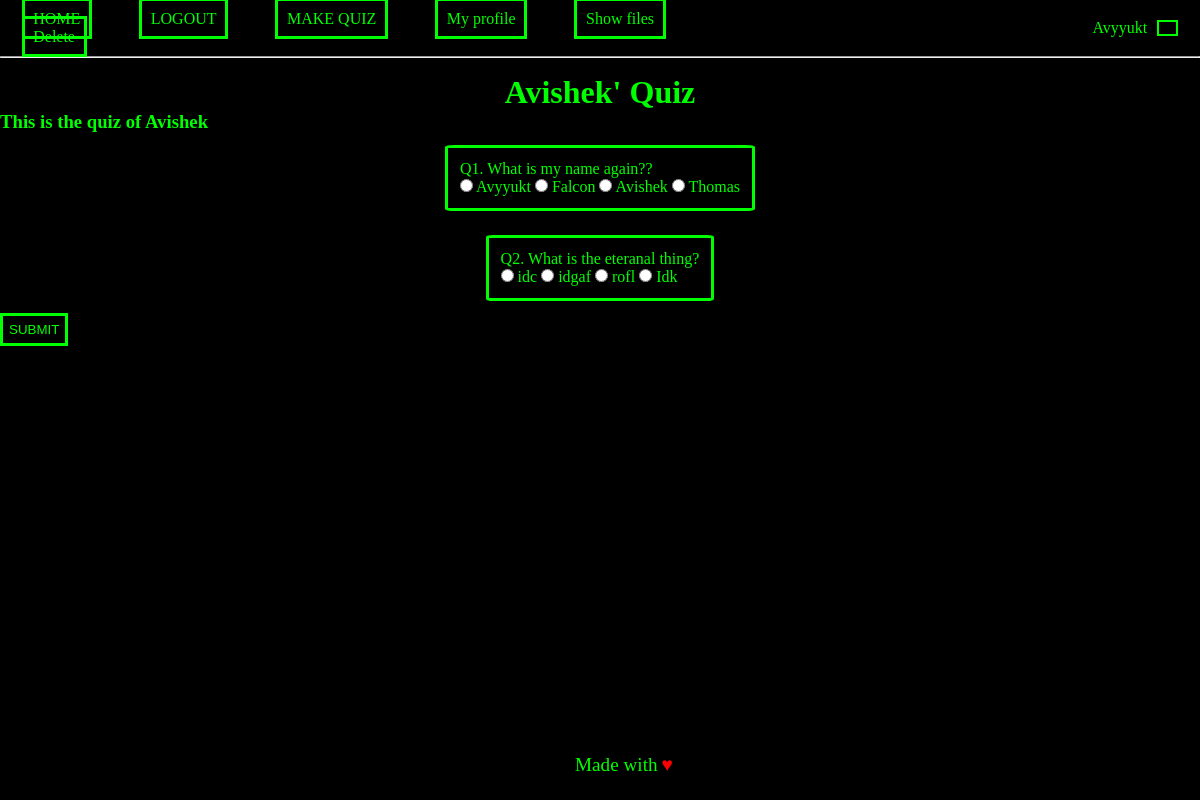
Screenshot of /quiz_taker/1 (signed in) with the database file from the repository.
### website/models.py (models this page shows)
class User(db.Model,UserMixin):
    __tablename__ = 'users'
    id = db.Column(db.Integer, primary_key=True)
    first_name = db.Column(db.String)
    email = db.Column(db.String, unique = True)
    password = db.Column(db.String)

class Quiz(db.Model):
    __tablename__ = 'quizzes'
    quiz_id = db.Column(db.Integer, primary_key=True)
    user_id = db.Column(db.Integer, db.ForeignKey('users.id'))
    quiz_title = db.Column(db.String)
    quiz_description = db.Column(db.String)
    user = db.relationship("User")

class Question(db.Model):
    __tablename__ = 'questions'
    question_id = db.Column(db.Integer, primary_key=True)
    quiz_id = db.Column(db.Integer, db.ForeignKey('quizzes.quiz_id'))
    question_text = db.Column(db.String)
    quiz = db.relationship("Quiz")

class Option(db.Model):
    __tablename__ = 'options'
    option_id = db.Column(db.Integer, primary_key=True)
    question_id = db.Column(db.Integer, db.ForeignKey('questions.question_id'))
    option_text = db.Column(db.String)
    is_correct = db.Column(db.Boolean)
    question = db.relationship("Question")

### website/views.py (the view)
@views.route('/quiz_taker/<quizz_id>', methods = ['GET' , 'POST'])
@login_required
def take_quiz(quizz_id):
    quiz_query = Quiz.query.filter(Quiz.quiz_id == quizz_id).first()
    question_query = Question.query.filter(Question.quiz_id == quizz_id).all()
    option_query = []
    score = 0
    for x in question_query:
        option  = Option.query.filter(Option.question_id == x.question_id).all()
        random.shuffle(option)
        option_query.append(option)
    if request.method == 'POST':
        data = request.get_json()
        question_id  = Question.query.filter(Question.quiz_id == quizz_id).all()
        for x in range(1,len(question_id) + 1):
            chosen_option = data.get(f"{x}")
            option = Option.query.filter(Option.question_id == question_id[x-1].question_id, Option.option_text == chosen_option).first()
            if(option.is_correct == True):
                score = score + 1
        new_score = Score(quiz_id = quizz_id, user_id = current_user.id, user_score = score)
        db.session.add(new_score)
        db.session.commit()
        return render_template("quiz_taker.html",user = current_user, quiz_query= quiz_query, question_query = question_query,option_query = option_query, user_score = score)
    else:
        return render_template("quiz_taker.html",user = current_user, quiz_query= quiz_query, question_query = question_query,option_query = option_query)

### website/__init__.py (called while the page is built)
def create_app():
    app = Flask(__name__)
    app.config['SECRET_KEY'] = 'delta_<3'
    app.config['SQLALCHEMY_DATABASE_URI'] = f'sqlite:///{DB_NAME}'
    db.init_app(app)
    from .views import views
    from .auth import auth
    app.register_blueprint(views, url_prefix = '/')
    app.register_blueprint(auth, url_prefix = '/')
    from .models import User
    with app.app_context():
        db.create_all()
    login_manager = LoginManager()
    login_manager.login_view = 'auth.login'
    login_manager.init_app(app)
    @login_manager.user_loader
    def load_user(id):
        return User.query.get(int(id))
    return app

### website/templates/quiz_taker.html (shortened to what this page needs)
{%extends "base.html"%}
{%block head%}
<link rel="stylesheet" href= "{{ url_for('static',filename='styles/quiz_taker.css') }}">
{%endblock%}
{%block content%}
<h1 align = "center">{{quiz_query.quiz_title}}</h1>
<h3> {{quiz_query.quiz_description}} </h3>
<form method="post" class="form">
<div class="ques_container">
{% for i in range(question_query|length) %}
    {% set question = question_query[i] %}
    <div class="question_box">
        <label class="question">
        Q{{i+1}}.
        {{ question.question_text }}?
        </label>
        <br>
        {% for x in option_query[i] %}
            <input type="radio" class="option" name="{{i+1}}" value="{{ x.option_text }}"/>
            <label for="text"> {{ x.option_text }}</label>
        {% endfor %}
    </div>
{% endfor %}
</div>
<button type="submit" class="sbmt_btn">SUBMIT</button>
</form>
{%endblock%}

### website/templates/base.html (shortened to what this page needs)
  <!DOCTYPE html>
<html lang="en">
  <head>
    <link rel="stylesheet" href= "{{ url_for('static',filename='styles/base.css') }}">
    {%block head%}
    {%endblock%}
  </head>
  <body>
        <nav class="navbar" id="navbar">
            <div class="link_container">
              <p>
              {% if user.is_authenticated %}
              <a class="nav-item nav-link" id="home" href="/">HOME</a>
              <a class="nav-item nav-link" id="logout" href="/logout">LOGOUT</a>
              <a class="nav-item" id="quizmaker" href="/quizmaker">MAKE QUIZ</a>
              <a class="nav-item nav-link" id="profile" href="/profile/my_profile">My profile</a>
                {%else%}
                <a class="nav-item nav-link" id="login" href="/login">LOGIN</a>
                <a class="nav-item nav-link" id="signUp" href="/sign-up">Sign Up</a>
                {%endif%}
                <a class="nav-item nav-link" id="test" href="/test">Show files</a>
                <a class="nav-item nav-link" id="delete" href="/delete">Delete</a>
              </p>
            </div>
            <div class="user_profile">
              <span id="profile_name">{{user.first_name}}</span>
              <button id="profile_btn" onclick="/profile/my_profile"></button>
            </div>
        </nav>
        <hr style="margin-bottom: 2vh;"/>
    <div class="container">
    {% block content%}
    {%endblock%}
    </div>
    <div class="bonus">
      <span class="delta" id="span1">Made with</span>
      <span class="delta" id="span2"> ♥</span>
    </div>
  </body>
</html>

### website/static/styles/base.css (style rules this page uses)
* { margin: 0; padding: 0; color: rgb(0, 255, 0); }
body { background-color: rgb(0, 0, 0); background-repeat: no-repeat; background-size: cover; }
.navbar { background-color: rgb(0, 0, 0); height: 7vh; display: flex; flex-direction: row; justify-content: space-between; align-items: center; }
.link_container { width: 60%; }
.nav-item { margin:3%; padding: 1.2%; height: ; border: solid rgb(0, 255, 0); }
a { text-decoration: none; }
.user_profile { width: 8vw; padding: 1%; display: flex; flex-direction: row; justify-content: space-between; align-items: center; }
#profile_name { margin: 0.5%; }
#profile_btn { height: 2vh; width: 2vw; margin: 10%; background-color: black; border: 0.2em solid rgb(0, 255, 0); }
.bonus { position: absolute; left: 50%; bottom: 0; transform: translate(-50%); margin: 2%; }
.delta { font-size: 1.2em; }
#span2 { color: red; }

### website/static/styles/quiz_taker.css (style rules this page uses)
* { margin: 0; padding: 0; }
.question_box { border: solid rgb(0, 255, 0); border-radius: 3%; height: max-content; width: max-content; margin: 1%; padding: 1%; }
.ques_container { display: flex; flex-direction: column; align-items: center; }
.sbmt_btn { height: fit-content; width: fit-content; padding: 0.5%; background-color: black; border: solid rgb(0, 255, 0); align-content: center; align-self: center; cursor: pointer; }

### rows the page displays
User: first_name "Avyyukt"
Quiz: quiz_title "Avishek' Quiz", quiz_description "This is the quiz of Avishek"
Question: question_text "What is my name again?"
Option: option_text "Avyyukt"
Option: option_text "Falcon"
Option: option_text "Avishek"
Option: option_text "Thomas"
Question: question_text "What is the eteranal thing"
Option: option_text "idc"
Option: option_text "idgaf"
Option: option_text "rofl"
Option: option_text "Idk"

### other values shown
{{ i+1 }} "1" "2"
